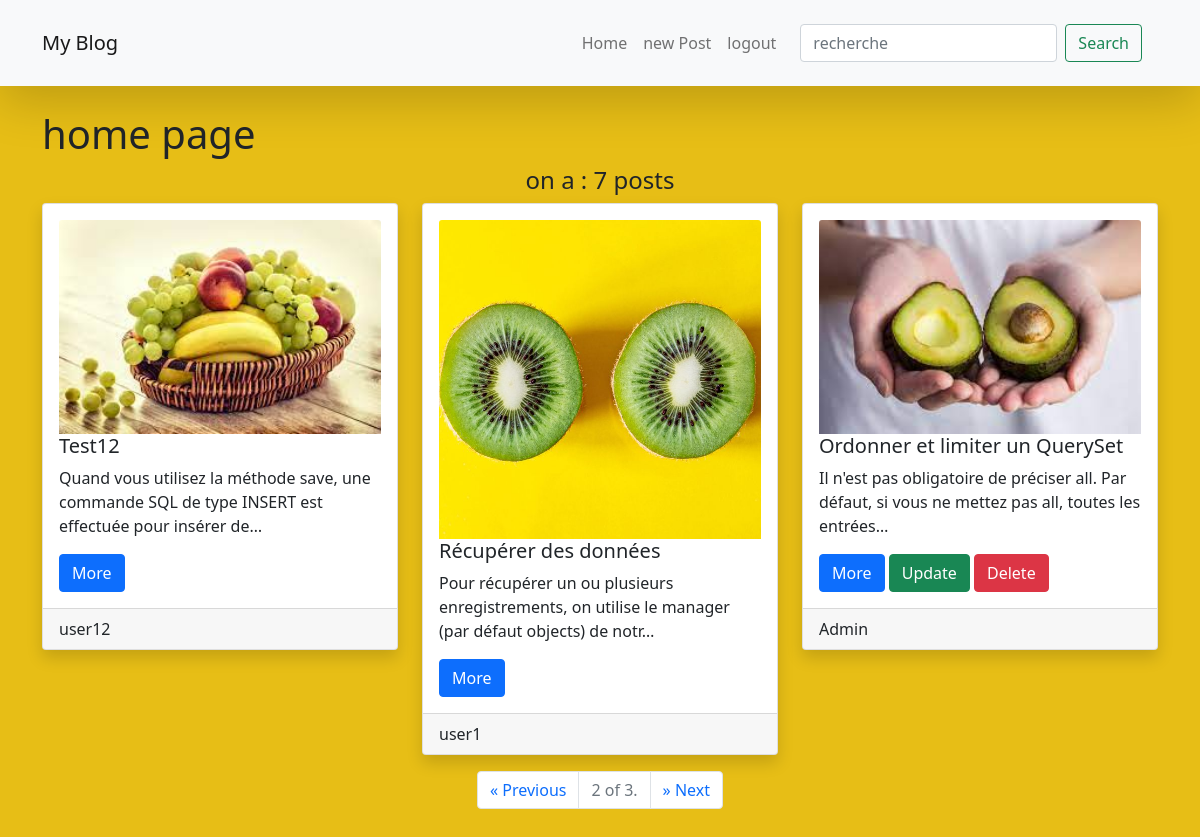
Page /?page=2 (signed in) on the committed database.
### myApp/models.py (models this page shows, shortened)
class PostModel(models.Model):
    title = models.CharField(max_length=55)
    content = models.TextField()
    image = models.ImageField(upload_to='media/image/',null = True)
    user = models.ForeignKey(User, on_delete = models.CASCADE)

### myApp/views.py (the view)
# urls.py: path('', views.indexView , name='home'),
@login_required
def indexView(request):
    Posts = PostModel.objects.all().order_by('id')
    paginator = Paginator(Posts , 3)
    pageNb = request.GET.get('page')
    page_obj = paginator.get_page(pageNb)
    nb = Posts.count()
    message = str(nb) + ' posts'
    if nb <2 :
        message = str(nb) + ' post'
    context = {'i' : page_obj , 'nb': nb, 'message': message}
    return render( request,'myApp/home.html',  context)

### myApp/templates/myApp/home.html (shortened to what this page needs)
{% extends 'myApp/layouts/base.html' %}
{% load static %}
{% load static %}
{% block content %}
<h1>home page</h1>
<h4 class= 'text-center'>on a : {{ message }}</h4>
<div class="row  row-cols-md-3  row-cols-sm-2">
{% for i in i %}
<div class = "col">
    <div class ="card mb-3 shadow"   >
        <div class="card-body style="width: 18rem;">
            {% if i.image %}
            <img src="{{ i.image.url }}" class="card-img-top" alt="...">
            {% endif %}
            <h5 class="card-title">{{i.title}}</h5>
            <p class="card-text">{{ i.content|truncatechars:"100" }}</p>
            <a href="{% url 'myApp:details' i.id %}" class="btn btn-primary">More</a>
            {% if i.user == request.user %}
            <a href="{% url 'myApp:updatePost' i.id %}" class="btn btn-success">Update</a>
            <a href="{% url 'myApp:deletePost' i.id %}" class="btn btn-danger">Delete</a>
            {% endif %}
        </div>
        <div class = 'card-footer'>
            {{ i.user.username }}
        </div>
    </div>
</div>
{% endfor %}
</div>
<nav >
    <ul class="pagination justify-content-center">
        {% if i.has_previous %}
        <li class="page-item ">
            <a class="page-link" href="?page={{ i.previous_page_number }}">
                <span aria-hidden = true>&laquo; Previous</span>
            </a>
        </li>
        {% endif %}
        <li class= "page-item">
            <p class= "page-link text-muted">
            {{ i.number }} of {{ i.paginator.num_pages }}.
            </p>
        </li>
        {% if i.has_next %}
        <li class="page-item ">
            <a class="page-link" href="?page={{ i.next_page_number }}">
                <span aria-hidden = true>&raquo; Next</span>
            </a>
        </li>
        {% endif %}
    </ul>
</nav>
{% endblock %}

### myApp/static/css/styles.css (style rules this page uses)
body { background-color: rgb(231, 190, 22); }

### rows in the picture
PostModel: image (picture), title "Test12", content "Quand vous utilisez la méthode save, une commande SQL de type INSERT est effectuée pour insérer de…", user.username "user12"
PostModel: image (picture), title "Récupérer des données", content "Pour récupérer un ou plusieurs enregistrements, on utilise le manager (par défaut objects) de notr…", user.username "user1"
PostModel: image (picture), title "Ordonner et limiter un QuerySet", content "Il n'est pas obligatoire de préciser all. Par défaut, si vous ne mettez pas all, toutes les entrées…", shows "Update", user.username "Admin"

### other values in the picture
{{ message }} "7 posts"
{{ i.number }} "2"
{{ i.paginator.num_pages }} "3"
